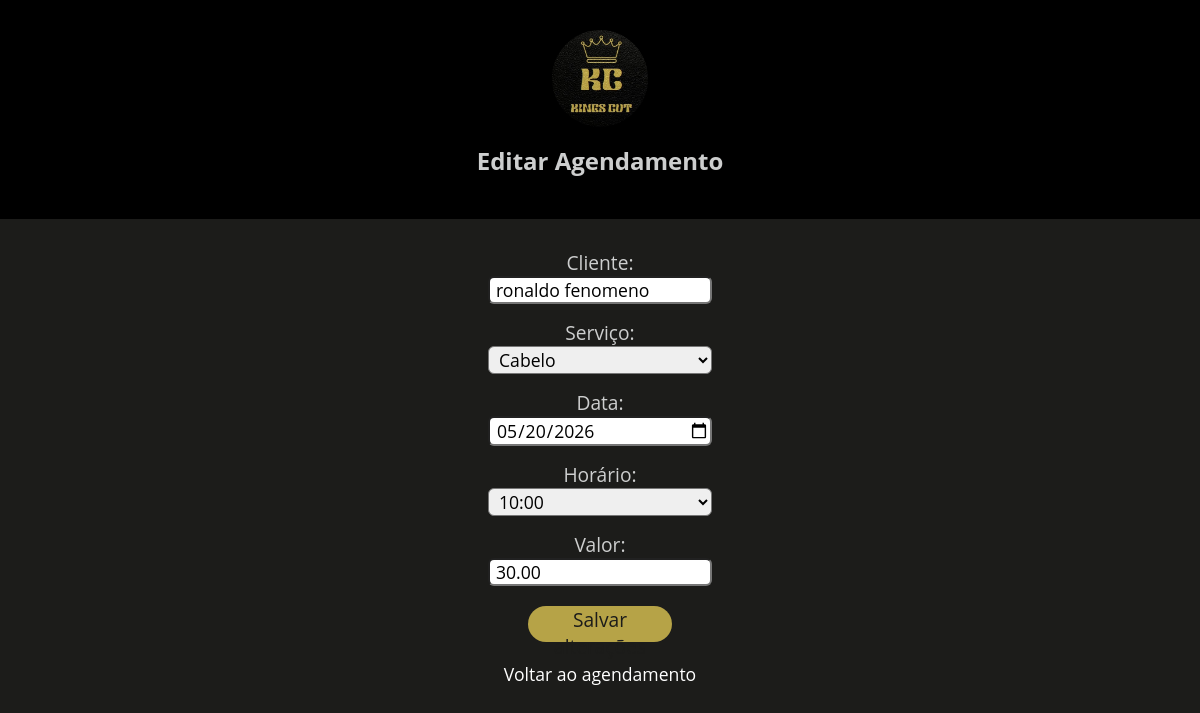
Page /agendamento/editar.php?id=11 (signed in) on the committed database.
### tables this page shows
CREATE TABLE `agendamentos` (
  `id` int(11) NOT NULL,
  `cliente` varchar(100) NOT NULL,
  `servico` varchar(50) NOT NULL,
  `data_agendada` date NOT NULL,
  `horario` time NOT NULL,
  `valor` decimal(10,2) NOT NULL,
  `id_usuario` int(11) NOT NULL
);

### agendamento/editar.php (the view, shortened to what this page needs)
<?php
include("../conexao.php");
$id = intval($_GET['id']);
$id_usuario = $_SESSION['id_usuario'];
$sql = "SELECT * FROM agendamentos
        WHERE id = ? AND id_usuario = ?";
$stmt = $conexao->prepare($sql);
$stmt->bind_param("ii", $id, $id_usuario);
$stmt->execute();
$resultado = $stmt->get_result();
$agendamento = $resultado->fetch_assoc();
?>
<!DOCTYPE html>
<html lang="pt-br">
<head>
    <link rel="stylesheet" href="../src/style-editar.css">
</head>
<body>
    <nav>
        <img class="logo" src="../src/images/logo.jpeg" alt="logo do perfil">
        <h1>Editar Agendamento</h1>
    </nav>
    <form method="post">
        <p>
            <label>Cliente:</label><br>
            <input class="caixinha" type="text" name="cliente"
                   value="<?php echo $agendamento['cliente']; ?>" required>
        </p>
        <p>
            <label>Serviço:</label><br>
            <select class="caixinha" name="servico" id="servico" onchange="atualizarValor()" required>
                <option value="Cabelo"
                    <?php if ($agendamento['servico'] == 'Cabelo') echo 'selected'; ?>
                    data-valor="30.00">Cabelo</option>
            </select>
        </p>
        <p>
            <label>Data:</label><br>
            <input class="caixinha" type="date" name="data_agendada"
                   value="<?php echo $agendamento['data_agendada']; ?>" required>
        </p>
        <p>
            <label>Horário:</label><br>
            <select class="caixinha" name="horario" required>
                <?php
                $horarios = [
                    "09:00", "10:00", "11:00", "12:00",
                    "13:00", "14:00", "15:00", "16:00",
                    "17:00", "18:00"
                ];
                foreach ($horarios as $hora) {
                    $selected = (substr($agendamento['horario'], 0, 5) == $hora)
                        ? "selected"
                        : "";
                    echo "<option value='$hora' $selected>$hora</option>";
                }
                ?>
            </select>
        </p>
        <p>
            <label>Valor:</label><br>
            <input class="caixinha" type="text" name="valor" id="valor"
                   value="<?php echo $agendamento['valor']; ?>" readonly>
        </p>
        <button type="submit">Salvar alterações</button>
    </form>
    <p><a class="link" href="listar.php">Voltar ao agendamento</a></p>
</body>
</html>

### src/style-editar.css (style rules this page uses)
* { padding: 0; margin: 0; box-sizing: border-box; font-family: "Open Sans", sans-serif; }
:root { --cor-fonte: #B6A347; --cor-fundo: #1C1C1A; --cor-fundo-2: #cdcece; --cor-fundo-botao: #9b9b9b; }
body { background-color: var(--cor-fundo); color: var(--cor-fundo-2); text-align: center; }
nav { background-color: black; padding: 30px 0px; }
nav > .logo { border-radius: 50%; width: 6rem; }
nav > h1 { background-color: black; padding: 12px 0px; }
form { margin-top: 30px; font-size: 1.2rem; }
form > p { margin-top: 15px; }
form > button { display: block; font-size: 1em; width: 12%; height: 36px; background-color: var(--cor-fonte); color: var(--cor-fundo); border: none; border-radius: 25px; cursor: pointer; margin: 20px auto; transition: all 0.5s ease; }
.caixinha { font-size: 1.1rem; border-radius: 6px; width: 14rem; padding-left: 6px; }
p > .link { color: white; font-size: 1.1rem; text-decoration: none; line-height: 25px; }

### rows in the picture
agendamentos: cliente "ronaldo fenomeno", servico "Cabelo", data_agendada "05/20/2026", valor "30.00"

### other values in the picture
form field horario "10:00"
